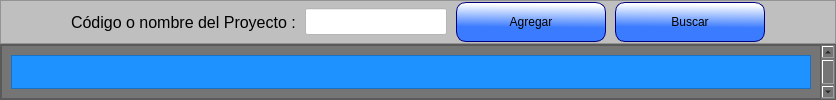
            <widget class="QWidget" name="page_proyectos">
             <layout class="QVBoxLayout" name="verticalLayout_10" stretch="1,0">
              <property name="spacing">
               <number>0</number>
              </property>
              <property name="leftMargin">
               <number>0</number>
              </property>
              <property name="topMargin">
               <number>0</number>
              </property>
              <property name="rightMargin">
               <number>0</number>
              </property>
              <property name="bottomMargin">
               <number>0</number>
              </property>
              <item>
               <widget class="QFrame" name="frame_proyectos">
                <property name="maximumSize">
                 <size>
                  <width>16777215</width>
                  <height>50</height>
                 </size>
                </property>
                <property name="styleSheet">
                 <string notr="true">QFrame{
background-color: rgb(191, 191, 191);
}

QPushButton{
font: 12pt &quot;MS Shell Dlg 2&quot;;
border: 1px solid rgb(0, 0, 127);
border-radius:10px;
background-color: qlineargradient(spread:pad, x1:0.409318, y1:0.636, x2:0.432, y2:0.0454545, stop:0 rgba(59, 123, 255, 255), stop:1 rgba(255, 255, 255, 255));
}

QPushButton:hover{
	background-color: rgb(170, 255, 255);
}</string>
                </property>
                <property name="frameShape">
                 <enum>QFrame::StyledPanel</enum>
                </property>
                <property name="frameShadow">
                 <enum>QFrame::Raised</enum>
                </property>
                <layout class="QHBoxLayout" name="horizontalLayout_15">
                 <property name="spacing">
                  <number>9</number>
                 </property>
                 <property name="leftMargin">
                  <number>70</number>
                 </property>
                 <property name="topMargin">
                  <number>0</number>
                 </property>
                 <property name="rightMargin">
                  <number>70</number>
                 </property>
                 <property name="bottomMargin">
                  <number>0</number>
                 </property>
                 <item>
                  <widget class="QLabel" name="label_3">
                   <property name="font">
                    <font>
                     <pointsize>12</pointsize>
                    </font>
                   </property>
                   <property name="styleSheet">
                    <string notr="true">background-color:rgba(0,0,0,0%);</string>
                   </property>
                   <property name="text">
                    <string>Código o nombre del Proyecto :</string>
                   </property>
                  </widget>
                 </item>
                 <item>
                  <widget class="QLineEdit" name="lineEdit_buscar_pro">
                   <property name="font">
                    <font>
                     <family>MS Shell Dlg 2</family>
                     <pointsize>12</pointsize>
                     <weight>50</weight>
                     <italic>false</italic>
                     <bold>false</bold>
                    </font>
                   </property>
                   <property name="styleSheet">
                    <string notr="true">background-color: rgb(255, 255, 255);
font: 12pt &quot;MS Shell Dlg 2&quot;;</string>
                   </property>
                  </widget>
                 </item>
                 <item>
                  <widget class="QPushButton" name="btn_agregar_pro">
                   <property name="minimumSize">
                    <size>
                     <width>150</width>
                     <height>40</height>
                    </size>
                   </property>
                   <property name="styleSheet">
                    <string notr="true"/>
                   </property>
                   <property name="text">
                    <string>Agregar</string>
                   </property>
                  </widget>
                 </item>
                 <item>
                  <widget class="QPushButton" name="btn_Buscar_pro">
                   <property name="minimumSize">
                    <size>
                     <width>150</width>
                     <height>40</height>
                    </size>
                   </property>
                   <property name="styleSheet">
                    <string notr="true"/>
                   </property>
                   <property name="text">
                    <string>Buscar</string>
                   </property>
                  </widget>
                 </item>
                </layout>
               </widget>
              </item>
              <item>
               <widget class="QFrame" name="frame_contenedor_data">
                <property name="minimumSize">
                 <size>
                  <width>0</width>
                  <height>0</height>
                 </size>
                </property>
                <property name="styleSheet">
                 <string notr="true">background-color: rgb(117, 117, 117);</string>
                </property>
                <property name="frameShape">
                 <enum>QFrame::StyledPanel</enum>
                </property>
                <property name="frameShadow">
                 <enum>QFrame::Raised</enum>
                </property>
                <layout class="QHBoxLayout" name="horizontalLayout_16">
                 <property name="spacing">
                  <number>0</number>
                 </property>
                 <property name="leftMargin">
                  <number>0</number>
                 </property>
                 <property name="topMargin">
                  <number>0</number>
                 </property>
                 <property name="rightMargin">
                  <number>0</number>
                 </property>
                 <property name="bottomMargin">
                  <number>0</number>
                 </property>
                 <item>
                  <widget class="QFrame" name="frame_contenedor_pro">
                   <property name="minimumSize">
                    <size>
                     <width>0</width>
                     <height>0</height>
                    </size>
                   </property>
                   <property name="frameShape">
                    <enum>QFrame::StyledPanel</enum>
                   </property>
                   <property name="frameShadow">
                    <enum>QFrame::Raised</enum>
                   </property>
                   <layout class="QGridLayout" name="gridLayout_add_frame">
                    <item row="0" column="0">
                     <widget class="QFrame" name="frame_27">
                      <property name="styleSheet">
                       <string notr="true">background-color: rgb(30, 146, 255);</string>
                      </property>
                      <property name="frameShape">
                       <enum>QFrame::StyledPanel</enum>
                      </property>
                      <property name="frameShadow">
                       <enum>QFrame::Raised</enum>
                      </property>
                     </widget>
                    </item>
                   </layout>
                  </widget>
                 </item>
                 <item>
                  <widget class="QScrollBar" name="v_ScrollBar_project">
                   <property name="maximumSize">
                    <size>
                     <width>16777215</width>
                     <height>16777215</height>
                    </size>
                   </property>
                   <property name="orientation">
                    <enum>Qt::Vertical</enum>
                   </property>
                  </widget>
                 </item>
                </layout>
               </widget>
              </item>
             </layout>
             <zorder>frame_contenedor_data</zorder>
             <zorder>frame_proyectos</zorder>
            </widget>
